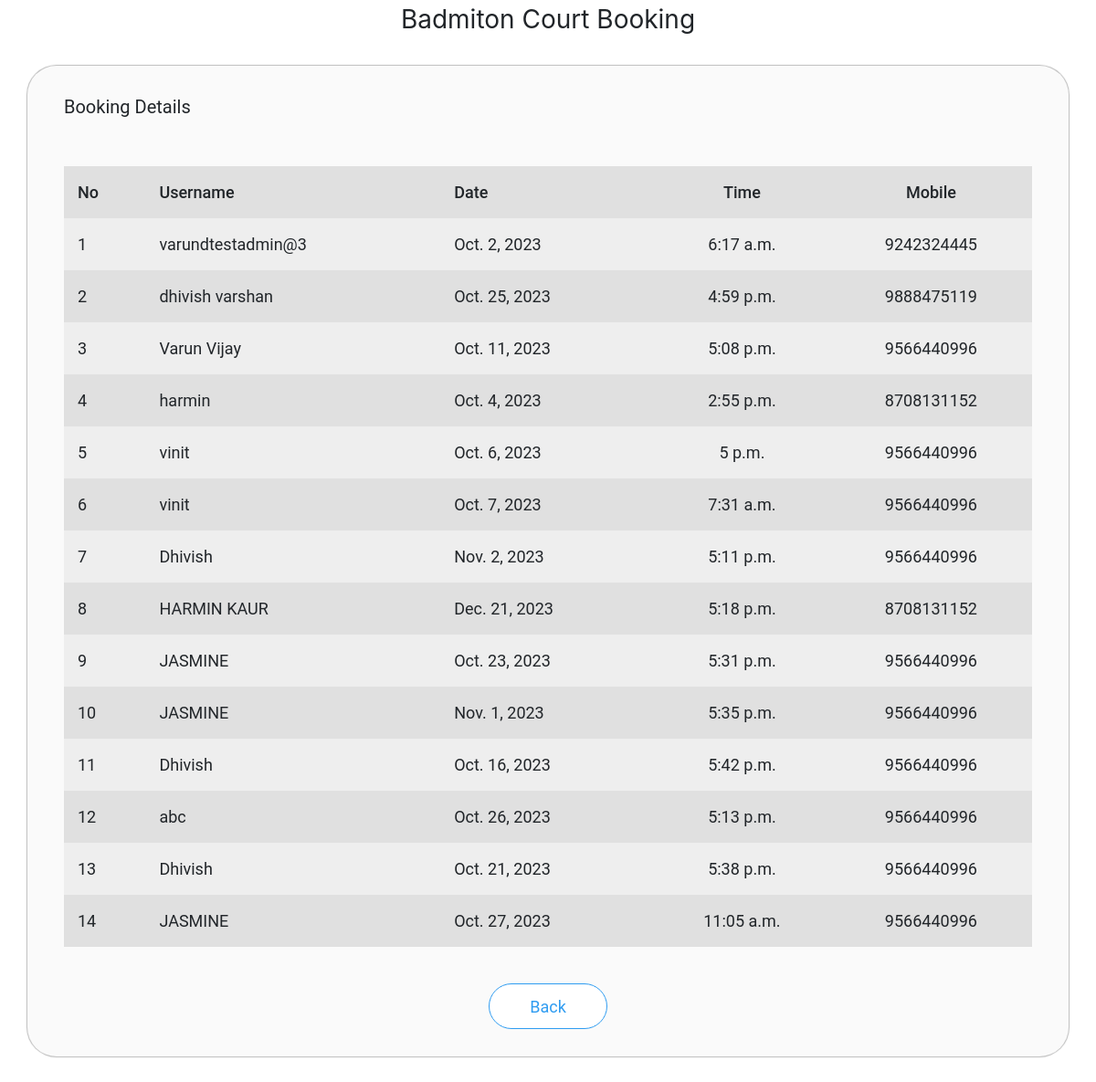
Page /scm/admin_booking (signed in) on the committed database.
### scmapp/models.py (models this page shows)
class Book_ground(models.Model):
    bid = models.AutoField(primary_key=True)
    uid = models.IntegerField()
    name = models.CharField(max_length=20)
    date = models.DateField()
    time = models.TimeField()
    mobile = models.CharField(max_length=10)

### scmapp/views.py (the view)
# urls.py: path('admin_booking', views.admin_booking, name='admin_booking'),
def admin_booking(request):
    if 'aname' in request.session:
        booking = Book_ground.objects.all()
        data = {'booking':booking}
        return render(request,'admin_booking.html',context=data)
    else:
        data = {'status':'You need to login first'}
        return render(request,'admin_login.html',context=data)

### templates/admin_booking.html (shortened to what this page needs)
<!DOCTYPE html>
{% load static %}
<html>
<head>
  <link rel="stylesheet" href="https://stackpath.bootstrapcdn.com/bootstrap/4.4.1/css/bootstrap.min.css">
  <link rel="stylesheet" href="{% static 'css/admin_event.css' %}">
</head>
<body>
<div class="container-fluid header text-center">
  Badmiton Court Booking
</div>
<div class="container box">
  Booking Details
  <table>
    <tr style="font-weight:500;">
      <td>No</td>
      <td>Username</td>
      <td>Date</td>
      <td>Time</td>
      <td>Mobile</td>
    </tr>
    {% for b in booking %}
      <tr>
        <td>{{ forloop.counter }}</td>
        <td>{{ b.name}}</td>
        <td>{{ b.date }}</td>
        <td>{{ b.time }}</td>
        <td>{{ b.mobile }}</td>
      </tr>
    {% empty %}
      <tr>
        <td colspan="5" align="center">No Bookings</td>
      </tr>
    {% endfor %}
  </table>
  <div class="footer">
    <a href="{% url 'scmapp:admin_home' %}"><button>Back</button></a>
  </div>
</div>
</body>
</html>

### static/css/admin_event.css (style rules this page uses)
body { background-image: url('/static/res/b8.jpg'); background-repeat: no-repeat; }
.header { margin: 30 0px 0px 0px; font-size: 28px; }
.container { width: 100%; }
.box { margin-top: 30px; margin-bottom: 50px; background-color: #fafafa; font-family: 'Roboto'; font-size: 20px; padding: 30px 40px 30px 40px; border-radius: 32px; -webkit-box-shadow:0px 0px 1px 1px #bdbdbd; }
.box button { width: 130px; height: 50px; margin: 0px; background-color: #fff; outline: none; border:1.5px solid #2f9cf1; border-radius: 64px; font-size: 18px; color:#2f9cf1; }
.box table { margin:50px 0px 0px 0px; width:100%; }
.box td { padding:15px; }
.box tr { font-size: 18px; }
.box tr:nth-child(1) { font-size: 18px; font-weight: 500; background-color: #a9a9a9; }
.box tr:nth-child(even) { background-color: #eeeeee; }
.box tr:nth-child(odd) { background-color: #e0e0e0; }
.box td:nth-child(4) { text-align: center; }
.box td:nth-child(5) { text-align: center; }
.footer { margin:40px 0px 0px 0px; height: 50px; text-align: center; }

### templates/admin_booking.html (style rules this page uses)
body { background-image: url('/static/res/b4.jpg'); background-repeat: no-repeat; border-radius: 100%; }

### rows in the picture
Book_ground: name "varundtestadmin@3", date "Oct. 2, 2023", time "6:17 a.m.", mobile "9242324445"
Book_ground: name "dhivish varshan", date "Oct. 25, 2023", time "4:59 p.m.", mobile "9888475119"
Book_ground: name "Varun Vijay", date "Oct. 11, 2023", time "5:08 p.m.", mobile "9566440996"
Book_ground: name "harmin", date "Oct. 4, 2023", time "2:55 p.m.", mobile "8708131152"
Book_ground: name "vinit", date "Oct. 6, 2023", time "5 p.m.", mobile "9566440996"
Book_ground: name "vinit", date "Oct. 7, 2023", time "7:31 a.m.", mobile "9566440996"
Book_ground: name "Dhivish", date "Nov. 2, 2023", time "5:11 p.m.", mobile "9566440996"
Book_ground: name "HARMIN KAUR", date "Dec. 21, 2023", time "5:18 p.m.", mobile "8708131152"
Book_ground: name "JASMINE", date "Oct. 23, 2023", time "5:31 p.m.", mobile "9566440996"
Book_ground: name "JASMINE", date "Nov. 1, 2023", time "5:35 p.m.", mobile "9566440996"
Book_ground: name "Dhivish", date "Oct. 16, 2023", time "5:42 p.m.", mobile "9566440996"
Book_ground: name "abc", date "Oct. 26, 2023", time "5:13 p.m.", mobile "9566440996"
Book_ground: name "Dhivish", date "Oct. 21, 2023", time "5:38 p.m.", mobile "9566440996"
Book_ground: name "JASMINE", date "Oct. 27, 2023", time "11:05 a.m.", mobile "9566440996"
